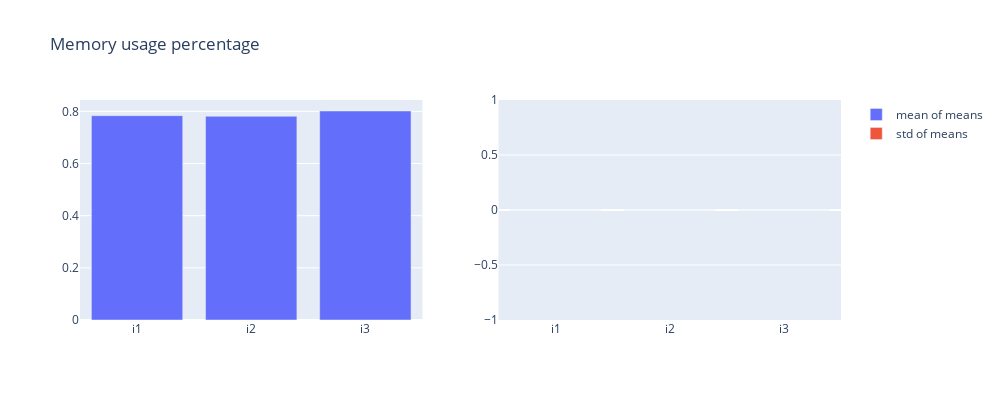

Notebook code cell kept with this figure:
### Code cell
bar_plot("Memory usage percentage","memory_usage_plot", memory_usage)

### Figure 1 — Plotly figure (JSON) as saved in the notebook; plotly's stock layout.template omitted (floating-point values rounded to 4 significant figures)
{"data": [{"name": "mean of means", "type": "bar", "x": ["i1", "i2", "i3"], "xaxis": "x", "y": [0.7834, 0.7811, 0.8013], "yaxis": "y"}, {"name": "std of means", "type": "bar", "x": ["i1", "i2", "i3"], "xaxis": "x2", "y": [0, 0, 0], "yaxis": "y2"}], "layout": {"height": 400, "title": {"text": "Memory usage percentage"}, "width": 1000, "xaxis": {"anchor": "y", "autorange": true, "domain": [0, 0.45], "range": [-0.5, 2.5], "type": "category"}, "xaxis2": {"anchor": "y2", "autorange": true, "domain": [0.55, 1], "range": [-0.5, 2.5], "type": "category"}, "yaxis": {"anchor": "x", "autorange": true, "domain": [0, 1], "range": [0, 0.8435], "type": "linear"}, "yaxis2": {"anchor": "x2", "autorange": true, "domain": [0, 1], "range": [-1, 1], "type": "linear"}}}
